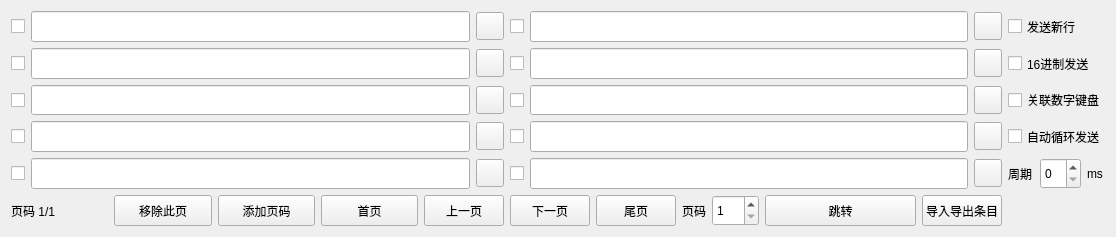
<?xml version="1.0" encoding="UTF-8"?>
<ui version="4.0">
 <class>MultipleSend</class>
 <widget class="QWidget" name="MultipleSend">
  <property name="geometry">
   <rect>
    <x>0</x>
    <y>0</y>
    <width>1116</width>
    <height>237</height>
   </rect>
  </property>
  <property name="windowTitle">
   <string>MultipleSend</string>
  </property>
  <layout class="QGridLayout" name="gridLayout">
   <item row="0" column="0">
    <widget class="QCheckBox" name="cBox_0">
     <property name="sizePolicy">
      <sizepolicy hsizetype="Minimum" vsizetype="Expanding">
       <horstretch>0</horstretch>
       <verstretch>0</verstretch>
      </sizepolicy>
     </property>
     <property name="text">
      <string/>
     </property>
    </widget>
   </item>
   <item row="0" column="1">
    <widget class="QLineEdit" name="lEdit_0">
     <property name="sizePolicy">
      <sizepolicy hsizetype="Expanding" vsizetype="Expanding">
       <horstretch>0</horstretch>
       <verstretch>0</verstretch>
      </sizepolicy>
     </property>
    </widget>
   </item>
   <item row="0" column="2">
    <widget class="QPushButton" name="pBn_0">
     <property name="sizePolicy">
      <sizepolicy hsizetype="Fixed" vsizetype="Expanding">
       <horstretch>0</horstretch>
       <verstretch>0</verstretch>
      </sizepolicy>
     </property>
     <property name="minimumSize">
      <size>
       <width>28</width>
       <height>28</height>
      </size>
     </property>
     <property name="maximumSize">
      <size>
       <width>28</width>
       <height>28</height>
      </size>
     </property>
     <property name="text">
      <string/>
     </property>
    </widget>
   </item>
   <item row="0" column="4">
    <widget class="QCheckBox" name="cBox_5">
     <property name="sizePolicy">
      <sizepolicy hsizetype="Minimum" vsizetype="Expanding">
       <horstretch>0</horstretch>
       <verstretch>0</verstretch>
      </sizepolicy>
     </property>
     <property name="text">
      <string/>
     </property>
    </widget>
   </item>
   <item row="0" column="5">
    <widget class="QLineEdit" name="lEdit_5">
     <property name="sizePolicy">
      <sizepolicy hsizetype="Expanding" vsizetype="Expanding">
       <horstretch>0</horstretch>
       <verstretch>0</verstretch>
      </sizepolicy>
     </property>
    </widget>
   </item>
   <item row="0" column="6">
    <widget class="QPushButton" name="pBn_5">
     <property name="sizePolicy">
      <sizepolicy hsizetype="Fixed" vsizetype="Expanding">
       <horstretch>0</horstretch>
       <verstretch>0</verstretch>
      </sizepolicy>
     </property>
     <property name="minimumSize">
      <size>
       <width>28</width>
       <height>28</height>
      </size>
     </property>
     <property name="maximumSize">
      <size>
       <width>28</width>
       <height>28</height>
      </size>
     </property>
     <property name="text">
      <string/>
     </property>
    </widget>
   </item>
   <item row="0" column="7" colspan="2">
    <widget class="QCheckBox" name="ckBox_SendEnter">
     <property name="sizePolicy">
      <sizepolicy hsizetype="Minimum" vsizetype="Expanding">
       <horstretch>0</horstretch>
       <verstretch>0</verstretch>
      </sizepolicy>
     </property>
     <property name="text">
      <string>发送新行</string>
     </property>
    </widget>
   </item>
   <item row="1" column="0">
    <widget class="QCheckBox" name="cBox_1">
     <property name="sizePolicy">
      <sizepolicy hsizetype="Minimum" vsizetype="Expanding">
       <horstretch>0</horstretch>
       <verstretch>0</verstretch>
      </sizepolicy>
     </property>
     <property name="text">
      <string/>
     </property>
    </widget>
   </item>
   <item row="1" column="1">
    <widget class="QLineEdit" name="lEdit_1">
     <property name="sizePolicy">
      <sizepolicy hsizetype="Expanding" vsizetype="Expanding">
       <horstretch>0</horstretch>
       <verstretch>0</verstretch>
      </sizepolicy>
     </property>
    </widget>
   </item>
   <item row="1" column="2">
    <widget class="QPushButton" name="pBn_1">
     <property name="sizePolicy">
      <sizepolicy hsizetype="Fixed" vsizetype="Expanding">
       <horstretch>0</horstretch>
       <verstretch>0</verstretch>
      </sizepolicy>
     </property>
     <property name="minimumSize">
      <size>
       <width>28</width>
       <height>28</height>
      </size>
     </property>
     <property name="maximumSize">
      <size>
       <width>28</width>
       <height>28</height>
      </size>
     </property>
     <property name="text">
      <string/>
     </property>
    </widget>
   </item>
   <item row="1" column="4">
    <widget class="QCheckBox" name="cBox_6">
     <property name="sizePolicy">
      <sizepolicy hsizetype="Minimum" vsizetype="Expanding">
       <horstretch>0</horstretch>
       <verstretch>0</verstretch>
      </sizepolicy>
     </property>
     <property name="text">
      <string/>
     </property>
    </widget>
   </item>
   <item row="1" column="5">
    <widget class="QLineEdit" name="lEdit_6">
     <property name="sizePolicy">
      <sizepolicy hsizetype="Expanding" vsizetype="Expanding">
       <horstretch>0</horstretch>
       <verstretch>0</verstretch>
      </sizepolicy>
     </property>
    </widget>
   </item>
   <item row="1" column="6">
    <widget class="QPushButton" name="pBn_6">
     <property name="sizePolicy">
      <sizepolicy hsizetype="Fixed" vsizetype="Expanding">
       <horstretch>0</horstretch>
       <verstretch>0</verstretch>
      </sizepolicy>
     </property>
     <property name="minimumSize">
      <size>
       <width>28</width>
       <height>28</height>
      </size>
     </property>
     <property name="maximumSize">
      <size>
       <width>28</width>
       <height>28</height>
      </size>
     </property>
     <property name="text">
      <string/>
     </property>
    </widget>
   </item>
   <item row="1" column="7" colspan="3">
    <widget class="QCheckBox" name="ckBox_HexSend">
     <property name="sizePolicy">
      <sizepolicy hsizetype="Minimum" vsizetype="Expanding">
       <horstretch>0</horstretch>
       <verstretch>0</verstretch>
      </sizepolicy>
     </property>
     <property name="text">
      <string>16进制发送</string>
     </property>
    </widget>
   </item>
   <item row="2" column="0">
    <widget class="QCheckBox" name="cBox_2">
     <property name="sizePolicy">
      <sizepolicy hsizetype="Minimum" vsizetype="Expanding">
       <horstretch>0</horstretch>
       <verstretch>0</verstretch>
      </sizepolicy>
     </property>
     <property name="text">
      <string/>
     </property>
    </widget>
   </item>
   <item row="2" column="1">
    <widget class="QLineEdit" name="lEdit_2">
     <property name="sizePolicy">
      <sizepolicy hsizetype="Expanding" vsizetype="Expanding">
       <horstretch>0</horstretch>
       <verstretch>0</verstretch>
      </sizepolicy>
     </property>
    </widget>
   </item>
   <item row="2" column="2">
    <widget class="QPushButton" name="pBn_2">
     <property name="sizePolicy">
      <sizepolicy hsizetype="Fixed" vsizetype="Expanding">
       <horstretch>0</horstretch>
       <verstretch>0</verstretch>
      </sizepolicy>
     </property>
     <property name="minimumSize">
      <size>
       <width>28</width>
       <height>28</height>
      </size>
     </property>
     <property name="maximumSize">
      <size>
       <width>28</width>
       <height>28</height>
      </size>
     </property>
     <property name="text">
      <string/>
     </property>
    </widget>
   </item>
   <item row="2" column="4">
    <widget class="QCheckBox" name="cBox_7">
     <property name="sizePolicy">
      <sizepolicy hsizetype="Minimum" vsizetype="Expanding">
       <horstretch>0</horstretch>
       <verstretch>0</verstretch>
      </sizepolicy>
     </property>
     <property name="text">
      <string/>
     </property>
    </widget>
   </item>
   <item row="2" column="5">
    <widget class="QLineEdit" name="lEdit_7">
     <property name="sizePolicy">
      <sizepolicy hsizetype="Expanding" vsizetype="Expanding">
       <horstretch>0</horstretch>
       <verstretch>0</verstretch>
      </sizepolicy>
     </property>
    </widget>
   </item>
   <item row="2" column="6">
    <widget class="QPushButton" name="pBn_7">
     <property name="sizePolicy">
      <sizepolicy hsizetype="Fixed" vsizetype="Expanding">
       <horstretch>0</horstretch>
       <verstretch>0</verstretch>
      </sizepolicy>
     </property>
     <property name="minimumSize">
      <size>
       <width>28</width>
       <height>28</height>
      </size>
     </property>
     <property name="maximumSize">
      <size>
       <width>28</width>
       <height>28</height>
      </size>
     </property>
     <property name="text">
      <string/>
     </property>
    </widget>
   </item>
   <item row="2" column="7" colspan="3">
    <widget class="QCheckBox" name="ckBox_NumKey">
     <property name="sizePolicy">
      <sizepolicy hsizetype="Minimum" vsizetype="Expanding">
       <horstretch>0</horstretch>
       <verstretch>0</verstretch>
      </sizepolicy>
     </property>
     <property name="text">
      <string>关联数字键盘</string>
     </property>
    </widget>
   </item>
   <item row="3" column="0">
    <widget class="QCheckBox" name="cBox_3">
     <property name="sizePolicy">
      <sizepolicy hsizetype="Minimum" vsizetype="Expanding">
       <horstretch>0</horstretch>
       <verstretch>0</verstretch>
      </sizepolicy>
     </property>
     <property name="text">
      <string/>
     </property>
    </widget>
   </item>
   <item row="3" column="1">
    <widget class="QLineEdit" name="lEdit_3">
     <property name="sizePolicy">
      <sizepolicy hsizetype="Expanding" vsizetype="Expanding">
       <horstretch>0</horstretch>
       <verstretch>0</verstretch>
      </sizepolicy>
     </property>
    </widget>
   </item>
   <item row="3" column="2">
    <widget class="QPushButton" name="pBn_3">
     <property name="sizePolicy">
      <sizepolicy hsizetype="Fixed" vsizetype="Expanding">
       <horstretch>0</horstretch>
       <verstretch>0</verstretch>
      </sizepolicy>
     </property>
     <property name="minimumSize">
      <size>
       <width>28</width>
       <height>28</height>
      </size>
     </property>
     <property name="maximumSize">
      <size>
       <width>28</width>
       <height>28</height>
      </size>
     </property>
     <property name="text">
      <string/>
     </property>
    </widget>
   </item>
   <item row="3" column="4">
    <widget class="QCheckBox" name="cBox_8">
     <property name="sizePolicy">
      <sizepolicy hsizetype="Minimum" vsizetype="Expanding">
       <horstretch>0</horstretch>
       <verstretch>0</verstretch>
      </sizepolicy>
     </property>
     <property name="text">
      <string/>
     </property>
    </widget>
   </item>
   <item row="3" column="5">
    <widget class="QLineEdit" name="lEdit_8">
     <property name="sizePolicy">
      <sizepolicy hsizetype="Expanding" vsizetype="Expanding">
       <horstretch>0</horstretch>
       <verstretch>0</verstretch>
      </sizepolicy>
     </property>
    </widget>
   </item>
   <item row="3" column="6">
    <widget class="QPushButton" name="pBn_8">
     <property name="sizePolicy">
      <sizepolicy hsizetype="Fixed" vsizetype="Expanding">
       <horstretch>0</horstretch>
       <verstretch>0</verstretch>
      </sizepolicy>
     </property>
     <property name="minimumSize">
      <size>
       <width>28</width>
       <height>28</height>
      </size>
     </property>
     <property name="maximumSize">
      <size>
       <width>28</width>
       <height>28</height>
      </size>
     </property>
     <property name="text">
      <string/>
     </property>
    </widget>
   </item>
   <item row="3" column="7" colspan="3">
    <widget class="QCheckBox" name="ckBox_AutoCycleSend">
     <property name="sizePolicy">
      <sizepolicy hsizetype="Minimum" vsizetype="Expanding">
       <horstretch>0</horstretch>
       <verstretch>0</verstretch>
      </sizepolicy>
     </property>
     <property name="text">
      <string>自动循环发送</string>
     </property>
    </widget>
   </item>
   <item row="4" column="0">
    <widget class="QCheckBox" name="cBox_4">
     <property name="sizePolicy">
      <sizepolicy hsizetype="Minimum" vsizetype="Expanding">
       <horstretch>0</horstretch>
       <verstretch>0</verstretch>
      </sizepolicy>
     </property>
     <property name="text">
      <string/>
     </property>
    </widget>
   </item>
   <item row="4" column="1">
    <widget class="QLineEdit" name="lEdit_4">
     <property name="sizePolicy">
      <sizepolicy hsizetype="Expanding" vsizetype="Expanding">
       <horstretch>0</horstretch>
       <verstretch>0</verstretch>
      </sizepolicy>
     </property>
    </widget>
   </item>
   <item row="4" column="2">
    <widget class="QPushButton" name="pBn_4">
     <property name="sizePolicy">
      <sizepolicy hsizetype="Fixed" vsizetype="Expanding">
       <horstretch>0</horstretch>
       <verstretch>0</verstretch>
      </sizepolicy>
     </property>
     <property name="minimumSize">
      <size>
       <width>28</width>
       <height>28</height>
      </size>
     </property>
     <property name="maximumSize">
      <size>
       <width>28</width>
       <height>28</height>
      </size>
     </property>
     <property name="text">
      <string/>
     </property>
    </widget>
   </item>
   <item row="4" column="5">
    <widget class="QLineEdit" name="lEdit_9">
     <property name="sizePolicy">
      <sizepolicy hsizetype="Expanding" vsizetype="Expanding">
       <horstretch>0</horstretch>
       <verstretch>0</verstretch>
      </sizepolicy>
     </property>
    </widget>
   </item>
   <item row="4" column="6">
    <widget class="QPushButton" name="pBn_9">
     <property name="sizePolicy">
      <sizepolicy hsizetype="Fixed" vsizetype="Expanding">
       <horstretch>0</horstretch>
       <verstretch>0</verstretch>
      </sizepolicy>
     </property>
     <property name="minimumSize">
      <size>
       <width>28</width>
       <height>28</height>
      </size>
     </property>
     <property name="maximumSize">
      <size>
       <width>28</width>
       <height>28</height>
      </size>
     </property>
     <property name="text">
      <string/>
     </property>
    </widget>
   </item>
   <item row="4" column="7">
    <widget class="QLabel" name="label_Cycle">
     <property name="sizePolicy">
      <sizepolicy hsizetype="Preferred" vsizetype="Expanding">
       <horstretch>0</horstretch>
       <verstretch>0</verstretch>
      </sizepolicy>
     </property>
     <property name="text">
      <string>周期</string>
     </property>
    </widget>
   </item>
   <item row="4" column="8">
    <widget class="QSpinBox" name="spinBox_2">
     <property name="sizePolicy">
      <sizepolicy hsizetype="Minimum" vsizetype="Expanding">
       <horstretch>0</horstretch>
       <verstretch>0</verstretch>
      </sizepolicy>
     </property>
    </widget>
   </item>
   <item row="4" column="9">
    <widget class="QLabel" name="label_UnitMs">
     <property name="sizePolicy">
      <sizepolicy hsizetype="Preferred" vsizetype="Expanding">
       <horstretch>0</horstretch>
       <verstretch>0</verstretch>
      </sizepolicy>
     </property>
     <property name="text">
      <string>ms</string>
     </property>
    </widget>
   </item>
   <item row="5" column="0" colspan="3">
    <layout class="QHBoxLayout" name="horizontalLayout">
     <item>
      <widget class="QLabel" name="label_PageNumber">
       <property name="sizePolicy">
        <sizepolicy hsizetype="Preferred" vsizetype="Expanding">
         <horstretch>0</horstretch>
         <verstretch>0</verstretch>
        </sizepolicy>
       </property>
       <property name="text">
        <string>页码 1/1</string>
       </property>
      </widget>
     </item>
     <item>
      <widget class="QPushButton" name="pBn_DelPage">
       <property name="sizePolicy">
        <sizepolicy hsizetype="Preferred" vsizetype="Expanding">
         <horstretch>0</horstretch>
         <verstretch>0</verstretch>
        </sizepolicy>
       </property>
       <property name="text">
        <string>移除此页</string>
       </property>
      </widget>
     </item>
     <item>
      <widget class="QPushButton" name="pBn_AddPage">
       <property name="sizePolicy">
        <sizepolicy hsizetype="Preferred" vsizetype="Expanding">
         <horstretch>0</horstretch>
         <verstretch>0</verstretch>
        </sizepolicy>
       </property>
       <property name="text">
        <string>添加页码</string>
       </property>
      </widget>
     </item>
     <item>
      <widget class="QPushButton" name="pBn_HomePage">
       <property name="sizePolicy">
        <sizepolicy hsizetype="Preferred" vsizetype="Expanding">
         <horstretch>0</horstretch>
         <verstretch>0</verstretch>
        </sizepolicy>
       </property>
       <property name="text">
        <string>首页</string>
       </property>
      </widget>
     </item>
     <item>
      <widget class="QPushButton" name="pBn_PrePage">
       <property name="sizePolicy">
        <sizepolicy hsizetype="Fixed" vsizetype="Expanding">
         <horstretch>0</horstretch>
         <verstretch>0</verstretch>
        </sizepolicy>
       </property>
       <property name="text">
        <string>上一页</string>
       </property>
      </widget>
     </item>
    </layout>
   </item>
   <item row="4" column="4">
    <widget class="QCheckBox" name="cBox_9">
     <property name="sizePolicy">
      <sizepolicy hsizetype="Minimum" vsizetype="Expanding">
       <horstretch>0</horstretch>
       <verstretch>0</verstretch>
      </sizepolicy>
     </property>
     <property name="text">
      <string/>
     </property>
    </widget>
   </item>
   <item row="5" column="4" colspan="3">
    <layout class="QHBoxLayout" name="horizontalLayout_2">
     <item>
      <widget class="QPushButton" name="pBn_NextPage">
       <property name="sizePolicy">
        <sizepolicy hsizetype="Fixed" vsizetype="Expanding">
         <horstretch>0</horstretch>
         <verstretch>0</verstretch>
        </sizepolicy>
       </property>
       <property name="text">
        <string>下一页</string>
       </property>
      </widget>
     </item>
     <item>
      <widget class="QPushButton" name="pBn_LastPage">
       <property name="sizePolicy">
        <sizepolicy hsizetype="Preferred" vsizetype="Expanding">
         <horstretch>0</horstretch>
         <verstretch>0</verstretch>
        </sizepolicy>
       </property>
       <property name="text">
        <string>尾页</string>
       </property>
      </widget>
     </item>
     <item>
      <widget class="QLabel" name="label_Page">
       <property name="sizePolicy">
        <sizepolicy hsizetype="Preferred" vsizetype="Expanding">
         <horstretch>0</horstretch>
         <verstretch>0</verstretch>
        </sizepolicy>
       </property>
       <property name="text">
        <string>页码</string>
       </property>
      </widget>
     </item>
     <item>
      <widget class="QSpinBox" name="spin_Page">
       <property name="sizePolicy">
        <sizepolicy hsizetype="Minimum" vsizetype="Expanding">
         <horstretch>0</horstretch>
         <verstretch>0</verstretch>
        </sizepolicy>
       </property>
       <property name="minimum">
        <number>1</number>
       </property>
       <property name="maximum">
        <number>100</number>
       </property>
      </widget>
     </item>
     <item>
      <widget class="QPushButton" name="pBn_Jump">
       <property name="sizePolicy">
        <sizepolicy hsizetype="Expanding" vsizetype="Expanding">
         <horstretch>0</horstretch>
         <verstretch>0</verstretch>
        </sizepolicy>
       </property>
       <property name="text">
        <string>跳转</string>
       </property>
      </widget>
     </item>
     <item>
      <widget class="QPushButton" name="pBn_Export">
       <property name="sizePolicy">
        <sizepolicy hsizetype="Fixed" vsizetype="Expanding">
         <horstretch>0</horstretch>
         <verstretch>0</verstretch>
        </sizepolicy>
       </property>
       <property name="text">
        <string>导入导出条目</string>
       </property>
      </widget>
     </item>
    </layout>
   </item>
  </layout>
 </widget>
 <resources/>
 <connections/>
</ui>
